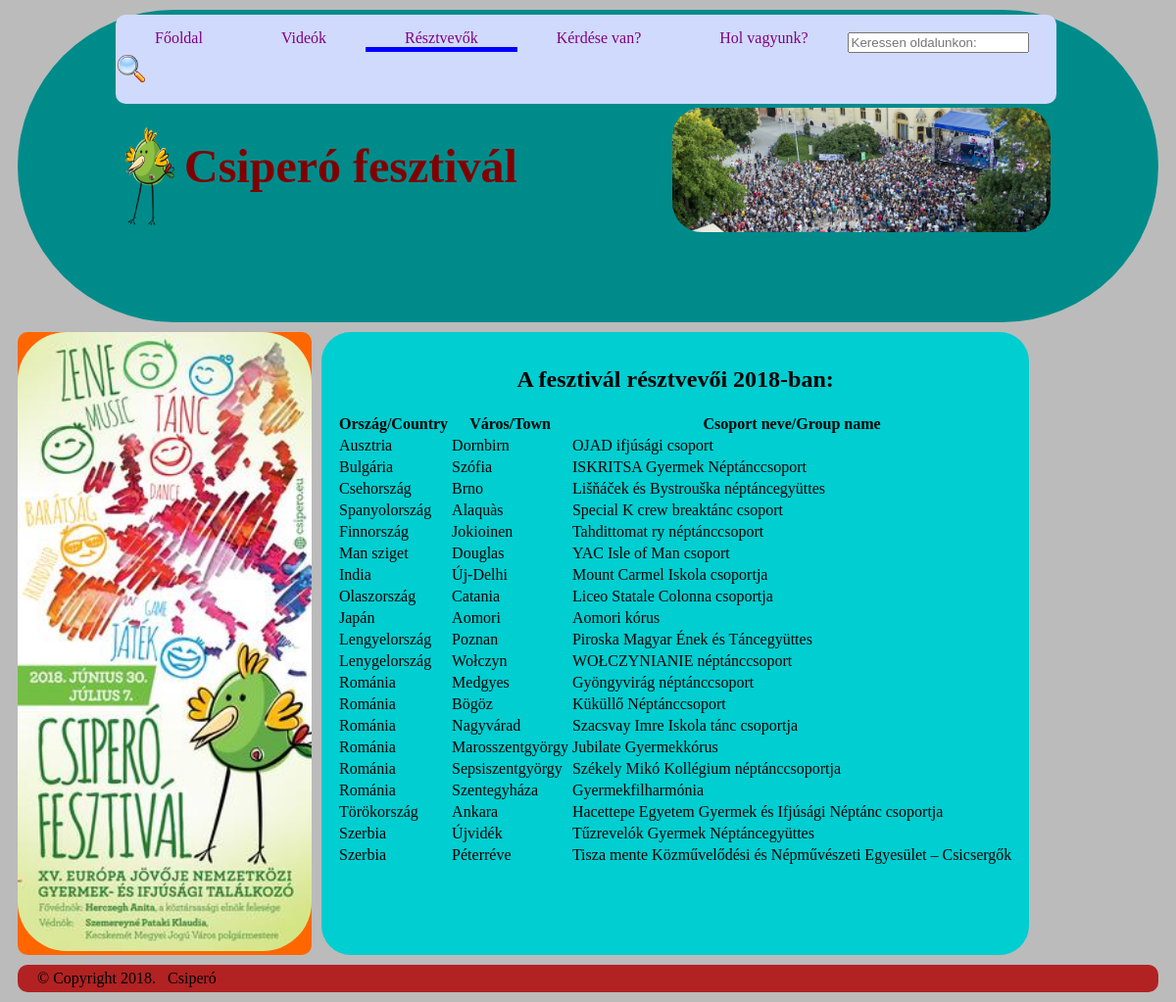
/?oldal=tablazat, run on the app's committed database.
### tables this page shows
CREATE TABLE A2018(
 orszag VARCHAR(70),
 telepules VARCHAR(70),
 csoportnev VARCHAR(120)
 );

### index.php (called while the page is built)
<?php
include('./includes/config.inc.php');
$keres = current($oldalak);
if (isset($_GET['oldal'])) {
	if (isset($oldalak[$_GET['oldal']]) && file_exists("./templates/pages/{$oldalak[$_GET['oldal']]['fajl']}.tpl.php")) {
		$keres = $oldalak[$_GET['oldal']];
	} else {
		$keres = $hiba_oldal;
		header("HTTP/1.0 404 Not Found");
	}
}
include('./templates/index.tpl.php');
?>

### includes/config.inc.php (called while the page is built, shortened)
<?php
$fejlec = array(
    'kepforras' => 'csipero-logo.png',
    'kepalt' => 'logo',
    'kepforras2' => 'felsokep.jpg',
    'kepalt2' => 'logo',
	'cim' => '  Csiperó fesztivál',
	'motto' => ''
);
$lablec = array(
    'copyright' => 'Copyright '.date("Y").'.',
    'ceg' => 'Csiperó'
);
$oldalak = array(
	'/' => array('fajl' => 'cimlap', 'szoveg' => 'Főoldal', 'menu' => 1),
	'cikkek' => array('fajl' => 'cikkek', 'szoveg' => 'Videók', 'menu' => 1),
    'tablazat' => array('fajl' => 'tablazat', 'szoveg' => 'Résztvevők', 'menu' => 1),
    'regisztracio' => array('fajl' => 'urlap', 'szoveg' => 'Kérdése van?', 'menu' => 1),
    'feldolgoz' => array('fajl' => 'feldolgoz', 'szoveg' => '', 'menu' => 0),
    'kapcsolat' => array('fajl' => 'kapcsolat', 'szoveg' => 'Hol vagyunk?', 'menu' => 1)
);
?>

### templates/pages/tablazat.tpl.php (the view)
<table>
    <caption><h2>A fesztivál résztvevői 2018-ban:</h2></caption>
    <tr>
        <th>Ország/Country</th>
        <th>Város/Town</th>
        <th>Csoport neve/Group name</th>
    </tr>
    <?php
        $dbh = new PDO('mysql:host=localhost;dbname=webprog', 'root', '',
        array(PDO::ATTR_ERRMODE=>PDO::ERRMODE_EXCEPTION));
        $dbh->query('SET NAMES utf8 COLLATE utf8_hungarian_ci');
        $sqlSelect = "select orszag, telepules, csoportnev from A2018";
        $sth = $dbh->prepare($sqlSelect);
        $sth->execute(array(':bejelentkezes' =>  'root', ':jelszo' => ''));
        while ($row = $sth->fetch(PDO::FETCH_ASSOC)) {
            echo "<tr>";
            echo "<td>" . $row['orszag'] . "</td>";
            echo "<td>" . $row['telepules'] . "</td>";
            echo "<td>" . $row['csoportnev'] . "</td>";
            echo "</tr>";
        }
    ?>
</table>

### templates/index.tpl.php (shortened to what this page needs)
<!DOCTYPE html>
<html>
<head>
	<link rel="stylesheet" href="./styles/stilus.css" type="text/css">
</head>
<body>
	<header>
		<img src="./images/<?=$fejlec['kepforras']?>" alt="<?=$fejlec['kepalt']?>">
        <img id="szeles" src="./images/<?=$fejlec['kepforras2']?>" alt="<?=$fejlec['kepalt2']?>">
		<h1><?= $fejlec['cim'] ?></h1>
        <nav id="felso">
        <ul>
            <?php foreach ($oldalak as $url => $oldal) {
                if($oldal['menu']) { ?>
                    <li<?= (($oldal == $keres) ? ' class="active"' : '') ?>>
                        <a href="<?= ($url == '/') ? '.' : ('?oldal=' . $url) ?>">
                            <?= $oldal['szoveg'] ?></a>
                    </li>
                <?php }
            } ?>
            <div class="search">
                <form action="https://www.google.com/search" class="searchform" method="get" name="searchform" target="_blank">
                    <input autocomplete="on" class="form-control search" name="q" placeholder="Keressen oldalunkon: " required="required"  type="text">
                    <input class="keresoikon" type="image" src="./images/kereso.png" width="32"></input>
                </form>
            </div>
        </ul>
        </nav>
	</header>
    <div id="wrapper">
        <aside id="nav">
            <nav>
                <img src="./images/oldalkep.jpg" class="oldalkep">
            </nav>
        </aside>
        <div id="content">
            <?php include("./templates/pages/{$keres['fajl']}.tpl.php"); ?>
        </div>
    </div>
    <footer>
        <?php if(isset($lablec['copyright'])) { ?>&copy;&nbsp;<?= $lablec['copyright'] ?> <?php } ?>
        <?php if(isset($lablec['ceg'])) { ?><?= $lablec['ceg']; ?><?php } ?>
    </footer>
</body>
</html>

### styles/stilus.css (style rules this page uses)
header { border-radius: 1200px; background-color: darkcyan; padding: 100px; margin: 10px; }
header h1 { font-size: 300%; color: maroon; }
header img { float: left; margin: 20px 10px 0px 10px; height: 100px; width: 50px; }
header img#szeles { float: right ; margin: 0px 10px 0px 10px; height: 40%; width: 40%; border: 10px solid; border-radius: 30px; border: #1E459E; padding: 0px; }
div#wrapper { margin: 10px; }
aside { display: table-cell; vertical-align: top; }
nav { margin: 0px 10px 0px 0px; top: 50px; border-radius: 10px; background-color: #FF6600; }
nav#felso ul { position: fixed; top: 15px; width: 80%; background-color: #d0dafd; border-radius: 10px; color: yellow; }
nav ul { list-style-type: none; margin: 0px; padding: 15px 0px; }
nav ul li { padding: 0px 40px; float: left; display: inline-block; }
nav ul li.active { border-bottom: 5px solid blue; }
nav ul a { text-decoration: none; color: purple; }
div#content { display: table-cell; border-radius: 30px; background-color: darkturquoise; padding: 15px; }
footer { border-radius: 10px; margin: 10px; padding: 5px 20px; background-color: firebrick; }
body { background-color: #bbbbbb; }
div.search { font-size: 20px; }
img.oldalkep { width: 300px; border-radius: 50px; }

### data on the page
a2018: orszag "Ausztria", telepules "Dornbirn", csoportnev "OJAD ifjúsági csoport"
a2018: orszag "Bulgária", telepules "Szófia", csoportnev "ISKRITSA Gyermek Néptánccsoport"
a2018: orszag "Csehország", telepules "Brno", csoportnev "Lišňáček és Bystrouška néptáncegyüttes"
a2018: orszag "Spanyolország", telepules "Alaquàs", csoportnev "Special K crew breaktánc csoport"
a2018: orszag "Finnország", telepules "Jokioinen", csoportnev "Tahdittomat ry néptánccsoport"
a2018: orszag "Man sziget", telepules "Douglas", csoportnev "YAC Isle of Man csoport"
a2018: orszag "India", telepules "Új-Delhi", csoportnev "Mount Carmel Iskola csoportja"
a2018: orszag "Olaszország", telepules "Catania", csoportnev "Liceo Statale Colonna csoportja"
a2018: orszag "Japán", telepules "Aomori", csoportnev "Aomori kórus"
a2018: orszag "Lengyelország", telepules "Poznan", csoportnev "Piroska Magyar Ének és Táncegyüttes"
a2018: orszag "Lenygelország", telepules "Wołczyn", csoportnev "WOŁCZYNIANIE néptánccsoport"
a2018: orszag "Románia", telepules "Medgyes", csoportnev "Gyöngyvirág néptánccsoport"
a2018: orszag "Románia", telepules "Bögöz", csoportnev "Küküllő Néptánccsoport"
a2018: orszag "Románia", telepules "Nagyvárad", csoportnev "Szacsvay Imre Iskola tánc csoportja"
a2018: orszag "Románia", telepules "Marosszentgyörgy", csoportnev "Jubilate Gyermekkórus"
a2018: orszag "Románia", telepules "Sepsiszentgyörgy", csoportnev "Székely Mikó Kollégium néptánccsoportja"
a2018: orszag "Románia", telepules "Szentegyháza", csoportnev "Gyermekfilharmónia"
a2018: orszag "Törökország", telepules "Ankara", csoportnev "Hacettepe Egyetem Gyermek és Ifjúsági Néptánc csoportja"
a2018: orszag "Szerbia", telepules "Újvidék", csoportnev "Tűzrevelók Gyermek Néptáncegyüttes"
a2018: orszag "Szerbia", telepules "Péterréve", csoportnev "Tisza mente Közművelődési és Népművészeti Egyesület – Csicsergők"

### other printed values
$fejlec['cim'] "Csiperó fesztivál"
$oldal['szoveg'] "Főoldal"
$oldal['szoveg'] "Videók"
$oldal['szoveg'] "Résztvevők"
$oldal['szoveg'] "Kérdése van?"
$oldal['szoveg'] "Hol vagyunk?"
$lablec['copyright'] "Copyright 2018."
$lablec['ceg'] "Csiperó"
